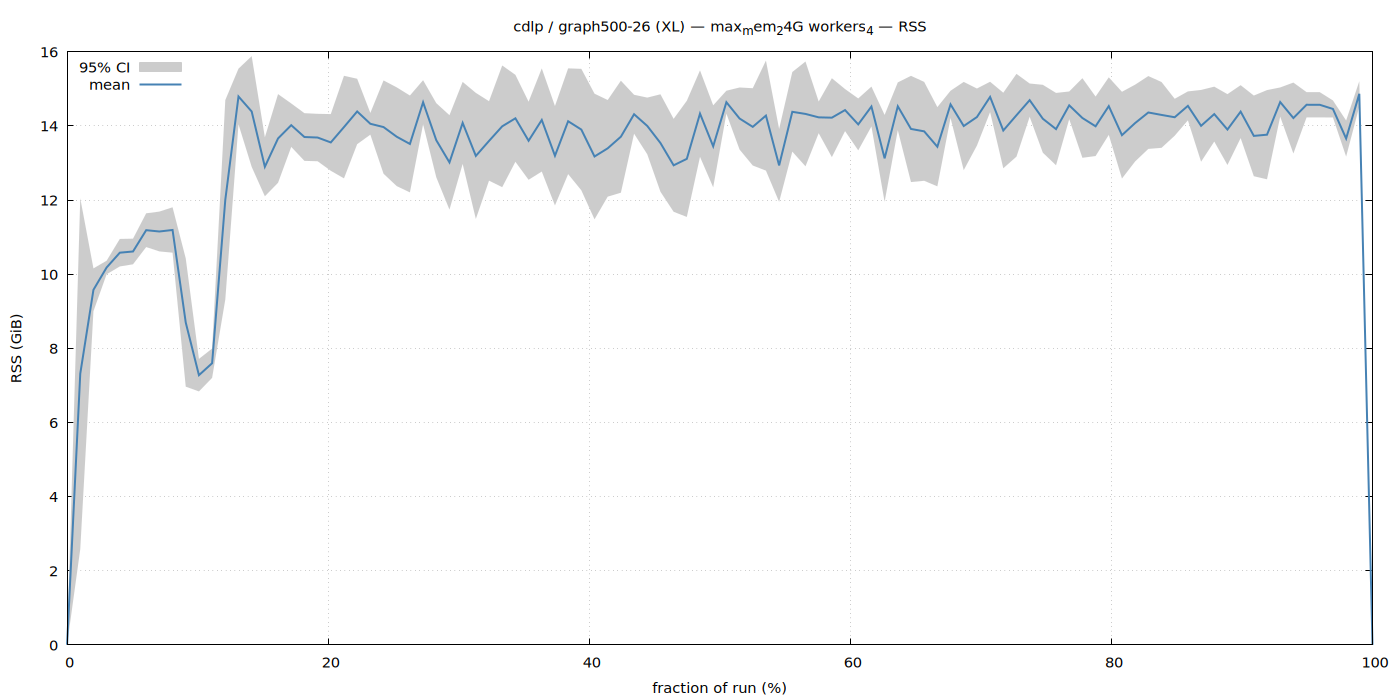

The gnuplot source for this figure:
set terminal pngcairo size 1400,700 enhanced font 'Sans,11'
set output '/home/ubuntu/nvm/results/cdlp/XL/graph500-26/max_mem_24G_workers_4/rss.png'
set title "cdlp / graph500-26 (XL) — max_mem_24G workers_4 — RSS"
set xlabel 'fraction of run (%)'
set ylabel 'RSS (GiB)'
set grid
set key top left
set yrange [0:*]
plot '/home/ubuntu/nvm/results/cdlp/XL/graph500-26/max_mem_24G_workers_4/rss.dat' using 1:3:4 with filledcurves lc rgb '#cccccc' title '95% CI', \
     '' using 1:2 with lines lw 2 lc rgb '#4682b4' title 'mean'
